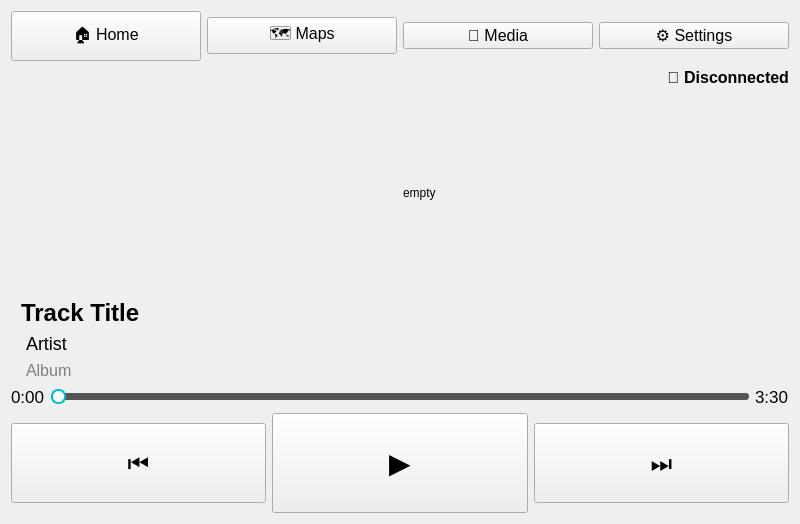
<?xml version="1.0" encoding="UTF-8"?>
<ui version="4.0">
 <class>MediaCenterWindow</class>
 <widget class="QWidget" name="MediaCenterWindow">
  <property name="geometry">
   <rect>
    <x>0</x>
    <y>0</y>
    <width>800</width>
    <height>524</height>
   </rect>
  </property>
  <property name="windowTitle">
   <string>Now Playing</string>
  </property>
  <layout class="QVBoxLayout" name="mainLayout">
   <item>
    <layout class="QHBoxLayout" name="topNavLayout">
     <item>
      <widget class="QPushButton" name="mediaTab">
       <property name="minimumSize">
        <size>
         <width>0</width>
         <height>50</height>
        </size>
       </property>
       <property name="styleSheet">
        <string>font-size: 16px;</string>
       </property>
       <property name="text">
        <string>🏠 Home</string>
       </property>
      </widget>
     </item>
     <item>
      <widget class="QPushButton" name="mapTab">
       <property name="styleSheet">
        <string>font-size: 16px;</string>
       </property>
       <property name="text">
        <string>🗺️ Maps</string>
       </property>
      </widget>
     </item>
     <item>
      <widget class="QPushButton" name="phoneTab">
       <property name="styleSheet">
        <string>font-size: 16px;</string>
       </property>
       <property name="text">
        <string>🎵 Media</string>
       </property>
      </widget>
     </item>
     <item>
      <widget class="QPushButton" name="settingsTab">
       <property name="styleSheet">
        <string>font-size: 16px;</string>
       </property>
       <property name="text">
        <string>⚙️ Settings</string>
       </property>
      </widget>
     </item>
    </layout>
   </item>
   <item>
    <widget class="QLabel" name="deviceLabel">
     <property name="layoutDirection">
      <enum>Qt::LeftToRight</enum>
     </property>
     <property name="styleSheet">
      <string>font-size: 16px; font-weight: bold;</string>
     </property>
     <property name="text">
      <string>🔗 Disconnected</string>
     </property>
     <property name="alignment">
      <set>Qt::AlignRight|Qt::AlignTrailing|Qt::AlignVCenter</set>
     </property>
    </widget>
   </item>
   <item>
    <layout class="QHBoxLayout" name="horizontalLayout_5">
     <item>
      <widget class="QLabel" name="label_2">
       <property name="minimumSize">
        <size>
         <width>200</width>
         <height>200</height>
        </size>
       </property>
       <property name="text">
        <string/>
       </property>
      </widget>
     </item>
     <item>
      <widget class="QLabel" name="label">
       <property name="text">
        <string>empty</string>
       </property>
      </widget>
     </item>
    </layout>
   </item>
   <item>
    <widget class="QLabel" name="trackTitle">
     <property name="styleSheet">
      <string>font-size: 24px; font-weight: bold;</string>
     </property>
     <property name="text">
      <string>Track Title</string>
     </property>
     <property name="alignment">
      <set>Qt::AlignLeading|Qt::AlignLeft|Qt::AlignVCenter</set>
     </property>
     <property name="indent">
      <number>10</number>
     </property>
    </widget>
   </item>
   <item>
    <widget class="QLabel" name="artistName">
     <property name="styleSheet">
      <string>font-size: 18px;</string>
     </property>
     <property name="text">
      <string>Artist</string>
     </property>
     <property name="alignment">
      <set>Qt::AlignLeading|Qt::AlignLeft|Qt::AlignVCenter</set>
     </property>
     <property name="indent">
      <number>15</number>
     </property>
    </widget>
   </item>
   <item>
    <widget class="QLabel" name="albumName">
     <property name="styleSheet">
      <string>font-size: 16px; color: gray;</string>
     </property>
     <property name="text">
      <string>Album</string>
     </property>
     <property name="alignment">
      <set>Qt::AlignLeading|Qt::AlignLeft|Qt::AlignVCenter</set>
     </property>
     <property name="margin">
      <number>0</number>
     </property>
     <property name="indent">
      <number>15</number>
     </property>
    </widget>
   </item>
   <item>
    <layout class="QHBoxLayout" name="progressLayout">
     <item>
      <widget class="QLabel" name="elapsedTime">
       <property name="styleSheet">
        <string notr="true">font-size: 17px;</string>
       </property>
       <property name="text">
        <string>0:00</string>
       </property>
      </widget>
     </item>
     <item>
      <widget class="QSlider" name="progressBar">
       <property name="styleSheet">
        <string notr="true">height: 10px;
QSlider::groove:horizontal {
    border: 1px solid #999;
    height: 6px;
    background: #2c2c2c;
    border-radius: 3px;
}

QSlider::sub-page:horizontal {
    background: #00bcd4;
    height: 6px;
    border-radius: 3px;
}

QSlider::add-page:horizontal {
    background: #555;
    height: 6px;
    border-radius: 3px;
}

QSlider::handle:horizontal {
    background: white;
    border: 2px solid #00bcd4;
    width: 14px;
    height: 14px;
    margin: -5px 0;
    border-radius: 7px;
}</string>
       </property>
       <property name="maximum">
        <number>100</number>
       </property>
       <property name="orientation">
        <enum>Qt::Horizontal</enum>
       </property>
      </widget>
     </item>
     <item>
      <widget class="QLabel" name="totalTime">
       <property name="styleSheet">
        <string notr="true">font-size: 17px;</string>
       </property>
       <property name="text">
        <string>3:30</string>
       </property>
      </widget>
     </item>
    </layout>
   </item>
   <item>
    <layout class="QHBoxLayout" name="controlLayout">
     <item>
      <widget class="QPushButton" name="prevButton">
       <property name="minimumSize">
        <size>
         <width>80</width>
         <height>80</height>
        </size>
       </property>
       <property name="styleSheet">
        <string>font-size: 24px;</string>
       </property>
       <property name="text">
        <string>⏮️</string>
       </property>
      </widget>
     </item>
     <item>
      <widget class="QPushButton" name="playPauseButton">
       <property name="minimumSize">
        <size>
         <width>100</width>
         <height>100</height>
        </size>
       </property>
       <property name="styleSheet">
        <string>font-size: 28px;</string>
       </property>
       <property name="text">
        <string>▶️</string>
       </property>
      </widget>
     </item>
     <item>
      <widget class="QPushButton" name="nextButton">
       <property name="minimumSize">
        <size>
         <width>80</width>
         <height>80</height>
        </size>
       </property>
       <property name="styleSheet">
        <string>font-size: 24px;</string>
       </property>
       <property name="text">
        <string>⏭️</string>
       </property>
      </widget>
     </item>
    </layout>
   </item>
  </layout>
 </widget>
 <resources>
  <include location="arteplayer.qrc"/>
 </resources>
 <connections/>
</ui>
